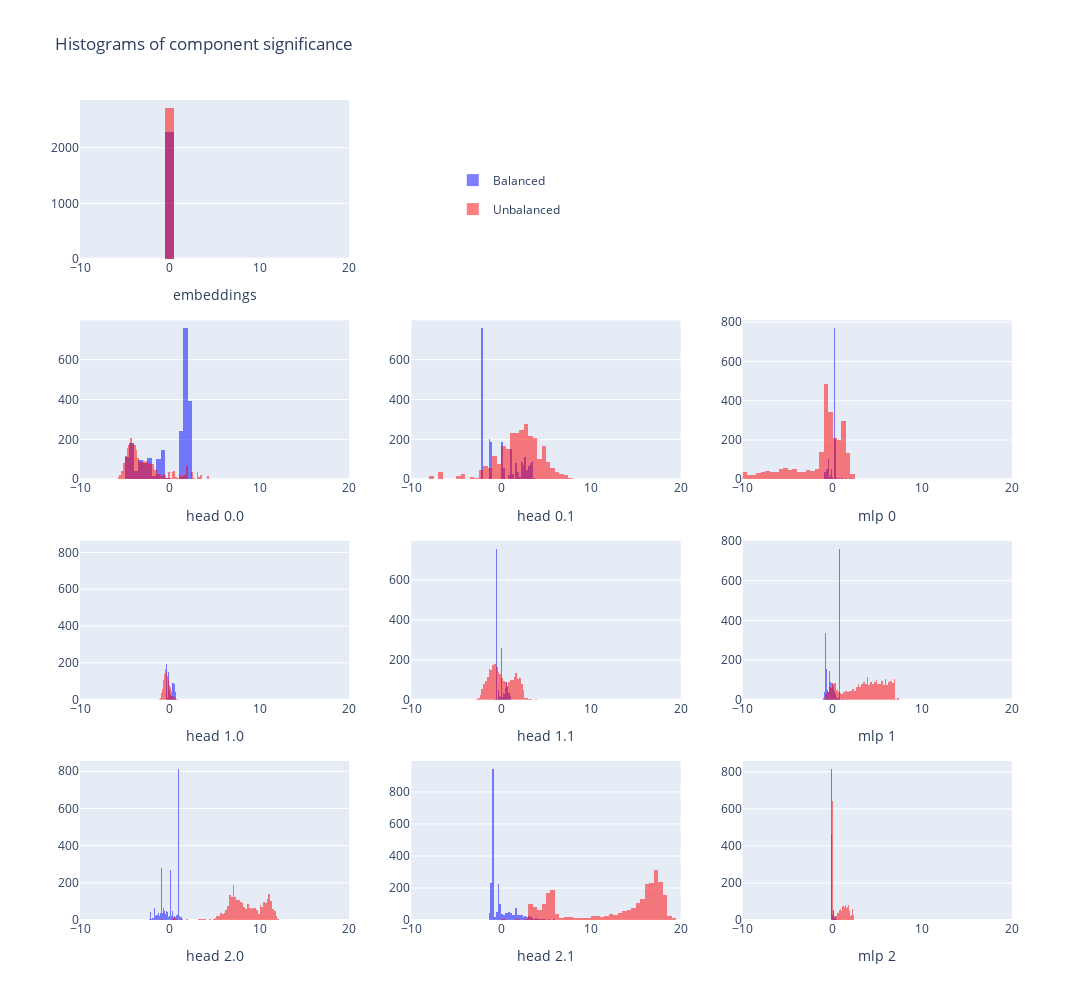

The cell this chart's notebook holds for it:
### Code cell
def hists_per_comp(magnitudes, data, n_layers=3, xaxis_range=(-1, 1)):
    num_comps = magnitudes.shape[0]
    titles = {
        (1, 1): "embeddings",
        (2, 1): "head 0.0",
        (2, 2): "head 0.1",
        (2, 3): "mlp 0",
        (3, 1): "head 1.0",
        (3, 2): "head 1.1",
        (3, 3): "mlp 1",
        (4, 1): "head 2.0",
        (4, 2): "head 2.1",
        (4, 3): "mlp 2"
    }
    assert num_comps == len(titles)

    fig = make_subplots(rows=n_layers+1, cols=3)
    for ((row, col), title), mag in zip(titles.items(), magnitudes):
        if row == n_layers+2: break
        fig.add_trace(go.Histogram(x=mag[data.isbal].numpy(), name="Balanced", marker_color="blue", opacity=0.5, legendgroup = '1', showlegend=title=="embeddings"), row=row, col=col)
        fig.add_trace(go.Histogram(x=mag[~data.isbal].numpy(), name="Unbalanced", marker_color="red", opacity=0.5, legendgroup = '2', showlegend=title=="embeddings"), row=row, col=col)
        fig.update_xaxes(title_text=title, row=row, col=col, range=xaxis_range)
    fig.update_layout(width=1200, height=250*(n_layers+1), barmode="overlay", legend=dict(yanchor="top", y=0.92, xanchor="left", x=0.4), title="Histograms of component significance")
    fig.show()

if MAIN:
    out_by_components = get_out_by_components(model, data)[:, :, 0, :].detach()
    unbalanced_dir = get_pre_final_ln_dir(model, data).detach()
    magnitudes = einsum("component sample emb, emb -> component sample", out_by_components, unbalanced_dir)
    magnitudes = magnitudes - magnitudes[:, data.isbal].mean(-1, keepdim=True)

    assert "magnitudes" in locals(), "You need to define `magnitudes`"
    hists_per_comp(magnitudes, data, xaxis_range=[-10, 20])

### Figure 1 — Plotly figure (JSON) as saved in the notebook; plotly's stock layout.template omitted (floating-point values rounded to 4 significant figures; data arrays with more than 128 entries replaced by an {"elided": "..."} marker saying what was removed)
{"data": [{"legendgroup": "1", "marker": {"color": "blue"}, "name": "Balanced", "opacity": 0.5, "showlegend": true, "type": "histogram", "x": {"elided": "2284 float values"}, "xaxis": "x", "yaxis": "y"}, {"legendgroup": "2", "marker": {"color": "red"}, "name": "Unbalanced", "opacity": 0.5, "showlegend": true, "type": "histogram", "x": {"elided": "2716 float values"}, "xaxis": "x", "yaxis": "y"}, {"legendgroup": "1", "marker": {"color": "blue"}, "name": "Balanced", "opacity": 0.5, "showlegend": false, "type": "histogram", "x": {"elided": "2284 float values"}, "xaxis": "x4", "yaxis": "y4"}, {"legendgroup": "2", "marker": {"color": "red"}, "name": "Unbalanced", "opacity": 0.5, "showlegend": false, "type": "histogram", "x": {"elided": "2716 float values"}, "xaxis": "x4", "yaxis": "y4"}, {"legendgroup": "1", "marker": {"color": "blue"}, "name": "Balanced", "opacity": 0.5, "showlegend": false, "type": "histogram", "x": {"elided": "2284 float values"}, "xaxis": "x5", "yaxis": "y5"}, {"legendgroup": "2", "marker": {"color": "red"}, "name": "Unbalanced", "opacity": 0.5, "showlegend": false, "type": "histogram", "x": {"elided": "2716 float values"}, "xaxis": "x5", "yaxis": "y5"}, {"legendgroup": "1", "marker": {"color": "blue"}, "name": "Balanced", "opacity": 0.5, "showlegend": false, "type": "histogram", "x": {"elided": "2284 float values"}, "xaxis": "x6", "yaxis": "y6"}, {"legendgroup": "2", "marker": {"color": "red"}, "name": "Unbalanced", "opacity": 0.5, "showlegend": false, "type": "histogram", "x": {"elided": "2716 float values"}, "xaxis": "x6", "yaxis": "y6"}, {"legendgroup": "1", "marker": {"color": "blue"}, "name": "Balanced", "opacity": 0.5, "showlegend": false, "type": "histogram", "x": {"elided": "2284 float values"}, "xaxis": "x7", "yaxis": "y7"}, {"legendgroup": "2", "marker": {"color": "red"}, "name": "Unbalanced", "opacity": 0.5, "showlegend": false, "type": "histogram", "x": {"elided": "2716 float values"}, "xaxis": "x7", "yaxis": "y7"}, {"legendgroup": "1", "marker": {"color": "blue"}, "name": "Balanced", "opacity": 0.5, "showlegend": false, "type": "histogram", "x": {"elided": "2284 float values"}, "xaxis": "x8", "yaxis": "y8"}, {"legendgroup": "2", "marker": {"color": "red"}, "name": "Unbalanced", "opacity": 0.5, "showlegend": false, "type": "histogram", "x": {"elided": "2716 float values"}, "xaxis": "x8", "yaxis": "y8"}, {"legendgroup": "1", "marker": {"color": "blue"}, "name": "Balanced", "opacity": 0.5, "showlegend": false, "type": "histogram", "x": {"elided": "2284 float values"}, "xaxis": "x9", "yaxis": "y9"}, {"legendgroup": "2", "marker": {"color": "red"}, "name": "Unbalanced", "opacity": 0.5, "showlegend": false, "type": "histogram", "x": {"elided": "2716 float values"}, "xaxis": "x9", "yaxis": "y9"}, {"legendgroup": "1", "marker": {"color": "blue"}, "name": "Balanced", "opacity": 0.5, "showlegend": false, "type": "histogram", "x": {"elided": "2284 float values"}, "xaxis": "x10", "yaxis": "y10"}, {"legendgroup": "2", "marker": {"color": "red"}, "name": "Unbalanced", "opacity": 0.5, "showlegend": false, "type": "histogram", "x": {"elided": "2716 float values"}, "xaxis": "x10", "yaxis": "y10"}, {"legendgroup": "1", "marker": {"color": "blue"}, "name": "Balanced", "opacity": 0.5, "showlegend": false, "type": "histogram", "x": {"elided": "2284 float values"}, "xaxis": "x11", "yaxis": "y11"}, {"legendgroup": "2", "marker": {"color": "red"}, "name": "Unbalanced", "opacity": 0.5, "showlegend": false, "type": "histogram", "x": {"elided": "2716 float values"}, "xaxis": "x11", "yaxis": "y11"}, {"legendgroup": "1", "marker": {"color": "blue"}, "name": "Balanced", "opacity": 0.5, "showlegend": false, "type": "histogram", "x": {"elided": "2284 float values"}, "xaxis": "x12", "yaxis": "y12"}, {"legendgroup": "2", "marker": {"color": "red"}, "name": "Unbalanced", "opacity": 0.5, "showlegend": false, "type": "histogram", "x": {"elided": "2716 float values"}, "xaxis": "x12", "yaxis": "y12"}], "layout": {"barmode": "overlay", "height": 1000, "legend": {"x": 0.4, "xanchor": "left", "y": 0.92, "yanchor": "top"}, "title": {"text": "Histograms of component significance"}, "width": 1200, "xaxis": {"anchor": "y", "domain": [0, 0.2889], "range": [-10, 20], "title": {"text": "embeddings"}}, "xaxis10": {"anchor": "y10", "domain": [0, 0.2889], "range": [-10, 20], "title": {"text": "head 2.0"}}, "xaxis11": {"anchor": "y11", "domain": [0.3556, 0.6444], "range": [-10, 20], "title": {"text": "head 2.1"}}, "xaxis12": {"anchor": "y12", "domain": [0.7111, 1], "range": [-10, 20], "title": {"text": "mlp 2"}}, "xaxis2": {"anchor": "y2", "domain": [0.3556, 0.6444]}, "xaxis3": {"anchor": "y3", "domain": [0.7111, 1]}, "xaxis4": {"anchor": "y4", "domain": [0, 0.2889], "range": [-10, 20], "title": {"text": "head 0.0"}}, "xaxis5": {"anchor": "y5", "domain": [0.3556, 0.6444], "range": [-10, 20], "title": {"text": "head 0.1"}}, "xaxis6": {"anchor": "y6", "domain": [0.7111, 1], "range": [-10, 20], "title": {"text": "mlp 0"}}, "xaxis7": {"anchor": "y7", "domain": [0, 0.2889], "range": [-10, 20], "title": {"text": "head 1.0"}}, "xaxis8": {"anchor": "y8", "domain": [0.3556, 0.6444], "range": [-10, 20], "title": {"text": "head 1.1"}}, "xaxis9": {"anchor": "y9", "domain": [0.7111, 1], "range": [-10, 20], "title": {"text": "mlp 1"}}, "yaxis": {"anchor": "x", "domain": [0.8063, 1]}, "yaxis10": {"anchor": "x10", "domain": [0, 0.1938]}, "yaxis11": {"anchor": "x11", "domain": [0, 0.1938]}, "yaxis12": {"anchor": "x12", "domain": [0, 0.1938]}, "yaxis2": {"anchor": "x2", "domain": [0.8063, 1]}, "yaxis3": {"anchor": "x3", "domain": [0.8063, 1]}, "yaxis4": {"anchor": "x4", "domain": [0.5375, 0.7312]}, "yaxis5": {"anchor": "x5", "domain": [0.5375, 0.7312]}, "yaxis6": {"anchor": "x6", "domain": [0.5375, 0.7312]}, "yaxis7": {"anchor": "x7", "domain": [0.2687, 0.4625]}, "yaxis8": {"anchor": "x8", "domain": [0.2687, 0.4625]}, "yaxis9": {"anchor": "x9", "domain": [0.2687, 0.4625]}}}
